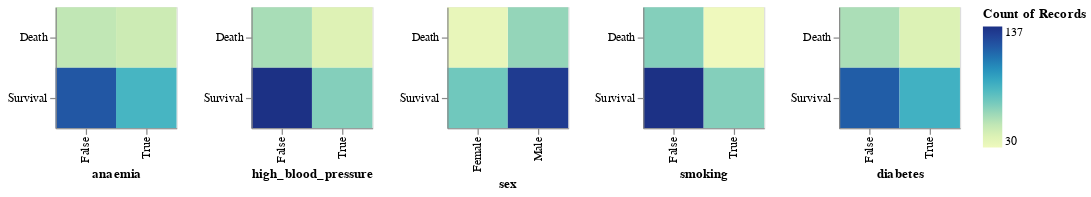

Write notebook code for a chart like this one.
### Markdown cell above
### categorical variables

### Code cell
alt.Chart(df).mark_rect().encode(
    y=alt.Y('DEATH_EVENT:N',title=None),
    x=alt.X(alt.repeat("column"), type='nominal'),
    color='count(DEATH_EVENT):Q'
).properties(
    width=100,
    height=100
).repeat(column=qualitative_columns)

### Figure 1 — Vega-Lite specification as saved in the notebook (floating-point values rounded to 4 significant figures; data arrays with more than 128 entries replaced by an {"elided": "..."} marker saying what was removed)
{"config": {"view": {"continuousWidth": 300, "continuousHeight": 300}}, "repeat": {"column": ["anaemia", "high_blood_pressure", "sex", "smoking", "diabetes"]}, "spec": {"data": {"name": "data-31f258b70a0e70a309fbc426c1e19cbb"}, "mark": {"type": "rect"}, "encoding": {"color": {"aggregate": "count", "field": "DEATH_EVENT", "type": "quantitative"}, "x": {"field": {"repeat": "column"}, "type": "nominal"}, "y": {"field": "DEATH_EVENT", "title": null, "type": "nominal"}}, "height": 100, "width": 100}, "$schema": "https://vega.github.io/schema/vega-lite/v5.16.3.json", "datasets": {"data-31f258b70a0e70a309fbc426c1e19cbb": {"elided": "299 records"}}}
